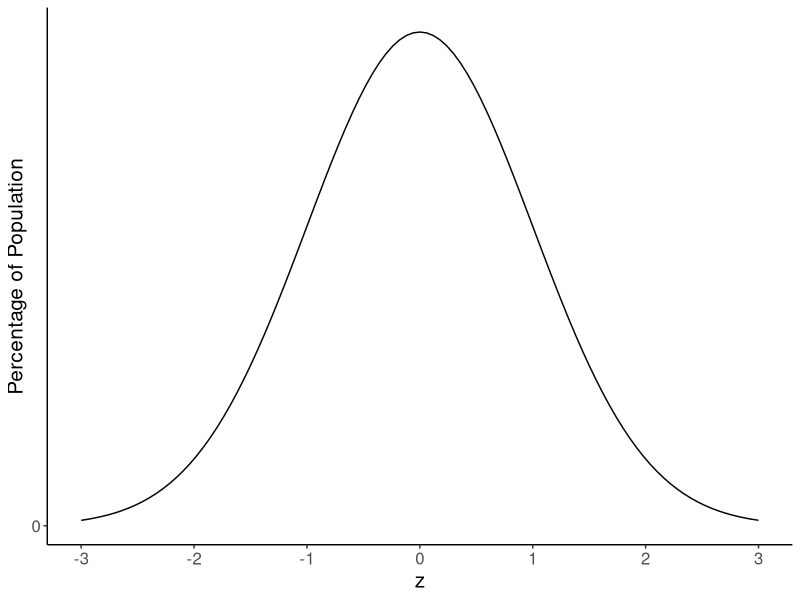
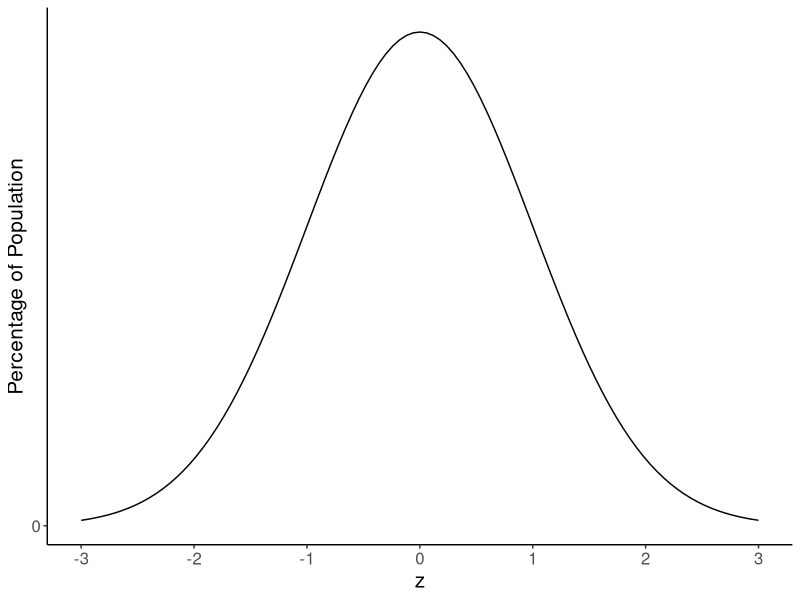
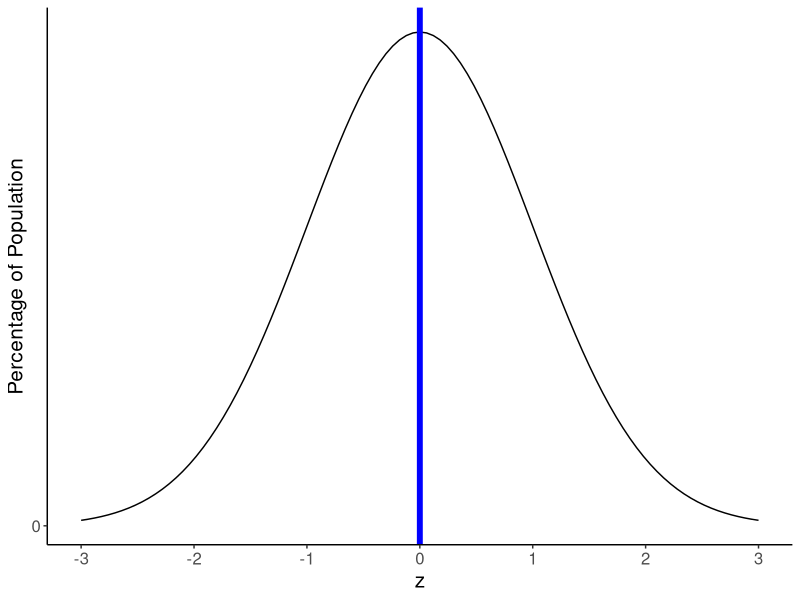
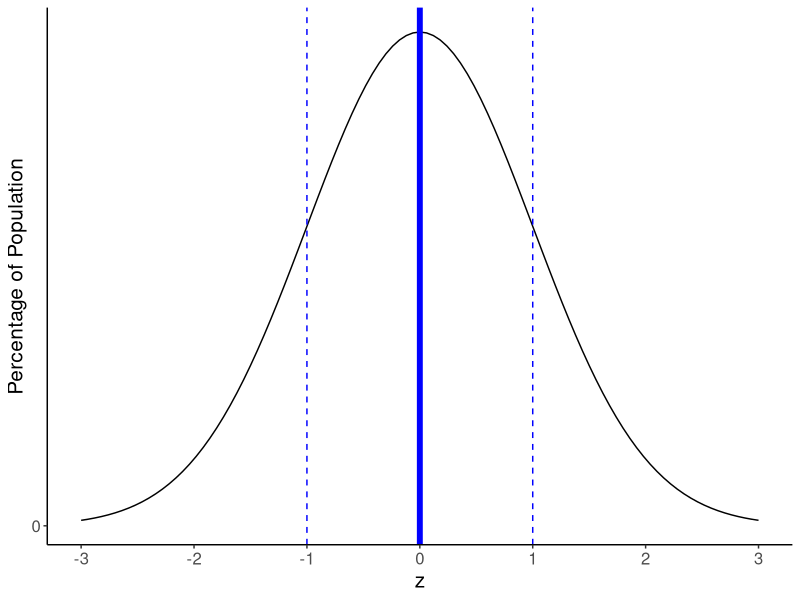

Generate these figures, in order, with R: (Note: this script raises an error after producing the figures.)
## ---- chunk 1
knitr::opts_chunk$set(echo = FALSE, message = FALSE, warning = FALSE)
knitr::opts_knit$set(root.dir = normalizePath('../'))

library(knitr) # Required for knitting
library(tidyverse) # Required for data cleaning
library(ggplot2) # Required for plots
## ---- chunk 2
# Import data
data <- read.csv(file="data/data.csv", header = TRUE, stringsAsFactors = FALSE)

# Delete two unnecessary additional header rows from Qualtrics export
data <- data[-which(data$StartDate == "Start Date"), ] # Repeated header row with column names
data <- data[-1,] # Header row with Qualtrics code in curly brackets

# Convert columns to numeric
data.num <- grep("bfi", colnames(data))
data.num <- append(data.num, grep("rfq", colnames(data)))
data.num <- append(data.num, grep("rmq", colnames(data)))
data.num <- append(data.num, grep("mfq", colnames(data)))
data.num <- append(data.num, grep("rtq", colnames(data)))
data.num <- append(data.num, grep("ai", colnames(data)))
data.num <- append(data.num, grep("mb", colnames(data)))
data.num <- append(data.num, grep("catdog", colnames(data)))
data.num <- append(data.num, grep("teacoffee", colnames(data)))
data.num <- append(data.num, grep("penpencil", colnames(data)))
data.num <- append(data.num, grep("attnchk", colnames(data)))
data[data.num] <- lapply(data[data.num], as.numeric) # Convert columns from character to numeric
rm(data.num) # Clear data.num from workspace as it is no longer needed

# Removing "@columbia.edu" where it appears in UNI field
data$uni <- str_remove(data$uni, "@columbia.edu")

# Renaming and ordering factor levels where appropriate
data$gender[data$gender == "1"] <- "male"
data$gender[data$gender == "2"] <- "female"
data$gender[data$gender == "3"] <- "other"
data$gender <- as.factor(data$gender)

data$language[data$language == "1"] <- "english"
data$language[data$language == "2"] <- "spanish"
data$language[data$language == "3"] <- "other"
data$language <- as.factor(data$language)

data$ethnicity[!(data$ethnicity == "1" | data$ethnicity == "2" | data$ethnicity == "3" |
                  data$ethnicity == "4" | data$ethnicity == "5" | data$ethnicity == "6" |
                  data$ethnicity == "7" | is.na(data$ethnicity) == TRUE)] <- "multi"
data$ethnicity[data$ethnicity == "1"] <- "amerindian"
data$ethnicity[data$ethnicity == "2"] <- "asian"
data$ethnicity[data$ethnicity == "3"] <- "black"
data$ethnicity[data$ethnicity == "4"] <- "hispanic"
data$ethnicity[data$ethnicity == "5"] <- "pacislander"
data$ethnicity[data$ethnicity == "6"] <- "white"
data$ethnicity[data$ethnicity == "7"] <- "other"
data$ethnicity <- as.factor(data$ethnicity)

data$education[data$education == "0"] <- "none"
data$education[data$education == "1"] <- "elementary"
data$education[data$education == "2"] <- "somehs"
data$education[data$education == "3"] <- "highschool"
data$education[data$education == "4"] <- "somecollege"
data$education[data$education == "5"] <- "associates"
data$education[data$education == "6"] <- "bachelors"
data$education[data$education == "7"] <- "masters"
data$education[data$education == "8"] <- "doctorate"
data$education <- as.factor(data$education)
data$education <- factor(data$education, ordered = TRUE, levels = c("none", "elementary", "somehs", "highschool", "somecollege", "associates", "bachelors", "masters", "doctorate"))

# In study, location presented as home state
data$location[data$location == "Prefer not to answer"] <- NA
data$location[data$location == "2"] <- "NotInUS"
data$location[data$location == "3"] <- "AL"
data$location[data$location == "4"] <- "AK"
data$location[data$location == "5"] <- "AS"
data$location[data$location == "6"] <- "AZ"
data$location[data$location == "7"] <- "AR"
data$location[data$location == "8"] <- "CA"
data$location[data$location == "58"] <- "CO"
data$location[data$location == "9"] <- "CT"
data$location[data$location == "10"] <- "DE"
data$location[data$location == "59"] <- "DC"
data$location[data$location == "12"] <- "FL"
data$location[data$location == "13"] <- "GA"
data$location[data$location == "14"] <- "GU"
data$location[data$location == "15"] <- "HI"
data$location[data$location == "16"] <- "ID"
data$location[data$location == "65"] <- "IL"
data$location[data$location == "66"] <- "IN"
data$location[data$location == "67"] <- "IA"
data$location[data$location == "68"] <- "KS"
data$location[data$location == "69"] <- "KY"
data$location[data$location == "70"] <- "LA"
data$location[data$location == "71"] <- "ME"
data$location[data$location == "72"] <- "MD"
data$location[data$location == "73"] <- "MA"
data$location[data$location == "74"] <- "MI"
data$location[data$location == "75"] <- "MN"
data$location[data$location == "76"] <- "MS"
data$location[data$location == "105"] <- "MO"
data$location[data$location == "77"] <- "MT"
data$location[data$location == "78"] <- "NE"
data$location[data$location == "79"] <- "NV"
data$location[data$location == "80"] <- "NH"
data$location[data$location == "81"] <- "NJ"
data$location[data$location == "82"] <- "NM"
data$location[data$location == "83"] <- "NY"
data$location[data$location == "84"] <- "NC"
data$location[data$location == "85"] <- "ND"
data$location[data$location == "86"] <- "MP"
data$location[data$location == "87"] <- "OH"
data$location[data$location == "88"] <- "OK"
data$location[data$location == "89"] <- "OR"
data$location[data$location == "90"] <- "PA"
data$location[data$location == "91"] <- "PR"
data$location[data$location == "92"] <- "RI"
data$location[data$location == "93"] <- "SC"
data$location[data$location == "94"] <- "SD"
data$location[data$location == "95"] <- "TN"
data$location[data$location == "96"] <- "TX"
data$location[data$location == "97"] <- "VI"
data$location[data$location == "98"] <- "UT"
data$location[data$location == "99"] <- "VT"
data$location[data$location == "100"] <- "VA"
data$location[data$location == "101"] <- "WA"
data$location[data$location == "102"] <- "WV"
data$location[data$location == "103"] <- "WI"
data$location[data$location == "104"] <- "WY"
data$location <- as.factor(data$location)

# Rescaling second group of MFQ items from 1-6 to 0-5
data$mfqcont_1 <- data$mfqcont_1 - 1
data$mfqcont_2 <- data$mfqcont_2 - 1
data$mfqcont_3 <- data$mfqcont_3 - 1
data$mfqcont_4 <- data$mfqcont_4 - 1
data$mfqcont_5 <- data$mfqcont_5 - 1
data$mfqcont_6 <- data$mfqcont_6 - 1
data$mfqcont_7 <- data$mfqcont_7 - 1
data$mfqcont_8 <- data$mfqcont_8 - 1
data$mfqcont_9 <- data$mfqcont_9 - 1
data$mfqcont_10 <- data$mfqcont_10 - 1
data$mfqcont_11 <- data$mfqcont_11 - 1
data$mfqcont_12 <- data$mfqcont_12 - 1
data$mfqcont_13 <- data$mfqcont_13 - 1
data$mfqcont_14 <- data$mfqcont_14 - 1
data$mfqcont_15 <- data$mfqcont_15 - 1
data$mfqcont_16 <- data$mfqcont_16 - 1

# Renaming MFQ items for easier calculation
data <- rename(data, mfq_17 = mfqcont_1, mfq_18 = mfqcont_2, mfq_19 = mfqcont_3, mfq_20 = mfqcont_4,
              mfq_21 = mfqcont_5, mfq_22 = mfqcont_6, mfq_23 = mfqcont_7, mfq_24 = mfqcont_8,
              mfq_25 = mfqcont_9, mfq_26 = mfqcont_10, mfq_27 = mfqcont_11, mfq_28 = mfqcont_12,
              mfq_29 = mfqcont_13, mfq_30 = mfqcont_14, mfq_31 = mfqcont_15, mfq_32 = mfqcont_16)

# Recoding fun measures for easier calculation
data$mb_1 <- recode(data$mb_1, "1" = "beach", "2" = "mountain")
data$mb_2 <- recode(data$mb_2, "1" = "mountain", "2" = "beach")
data$mb_3 <- recode(data$mb_3, "1" = "beach", "2" = "mountain")
data$mb_4 <- recode(data$mb_4, "1" = "mountain", "2" = "beach")
data$mb_5 <- recode(data$mb_5, "1" = "beach", "2" = "mountain")
data$mb_6 <- recode(data$mb_6, "1" = "mountain", "2" = "beach")
data$mb_1 <- recode(data$mb_1, "beach" = 1, "mountain" = 0) # mountain = 0, beach = 1
data$mb_2 <- recode(data$mb_2, "beach" = 1, "mountain" = 0) # mountain = 0, beach = 1
data$mb_3 <- recode(data$mb_3, "beach" = 1, "mountain" = 0) # mountain = 0, beach = 1
data$mb_4 <- recode(data$mb_4, "beach" = 1, "mountain" = 0) # mountain = 0, beach = 1
data$mb_5 <- recode(data$mb_5, "beach" = 1, "mountain" = 0) # mountain = 0, beach = 1
data$mb_6 <- recode(data$mb_6, "beach" = 1, "mountain" = 0) # mountain = 0, beach = 1
data$catdog.d <- recode(data$catdog, `1` = 0, `2` = 1) # cat = 0, dog = 1
data$catdog <- recode(data$catdog, `1` = "Cat", `2` = "Dog") # cat = 0, dog = 1
data$teacoffee.d <- recode(data$teacoffee, `1` = 0, `2` = 1) # tea = 0, coffee = 1
data$teacoffee <- recode(data$teacoffee, `1` = "Tea", `2` = "Coffee") # tea = 0, coffee = 1

##### CALCULATE SCALE SCORES

### BIG FIVE

# Extraversion: 1, 6R, 11, 16, 21R, 26, 31R, 36 (8 items)
data$extraversion <- (data$bfi_1 + (6-data$bfi_6) + data$bfi_11 + data$bfi_16 +
                       (6-data$bfi_21) + data$bfi_26 + (6-data$bfi_31) + data$bfi_36) / 8

# Agreeableness: 2R, 7, 12R, 17, 22, 27R, 32, 37R, 42 (9 items)
data$agreeableness <- ((6-data$bfi_2) + data$bfi_7 + (6-data$bfi_12) + data$bfi_17 + data$bfi_22 +
                        (6-data$bfi_27) + data$bfi_32 + (6-data$bfi_37) + data$bfi_42) / 9


# Conscientiousness: 3, 8R, 13, 18R, 23R, 28, 33, 38, 43R (9 items)
data$conscientiousness <- (data$bfi_3 + (6-data$bfi_8) + data$bfi_13 + (6-data$bfi_18) +
                            (6-data$bfi_23) + data$bfi_28 + data$bfi_33 + data$bfi_38 +
                            (6-data$bfi_43)) / 9

# Neuroticism: 4, 9R, 14, 19, 24R, 29, 34R, 39 (8 items)
data$neuroticism <- (data$bfi_4 + (6-data$bfi_9) + data$bfi_14 + data$bfi_19 +
                      (6-data$bfi_24) + data$bfi_29 + (6-data$bfi_34) + data$bfi_39) / 8

# Openness: 5, 10, 15, 20, 25, 30, 35R, 40, 41R, 44 (10 items)
data$openness <- (data$bfi_5 + data$bfi_10 + data$bfi_15 + data$bfi_20 + data$bfi_25 +
                   data$bfi_30 + (6-data$bfi_35) + data$bfi_40 + (6-data$bfi_41) +
                   data$bfi_44) / 10

### REGULULATORY FOCUS QUESTIONNAIRE

# Promotion
data$prom <- ((6-data$rfq_1) + data$rfq_3 + data$rfq_7 + (6-data$rfq_9) + data$rfq_10 + (6-data$rfq_11)) / 6

# Prevention
data$prev <- ((6-data$rfq_2) + (6-data$rfq_4) + data$rfq_5 + (6-data$rfq_6) + (6-data$rfq_8)) / 5

### REGULATORY MODE QUESTIONNAIRE

# Assessment
data$ass <- ((7-data$rmq_2) + data$rmq_6 + data$rmq_7 + data$rmq_9 + (7-data$rmq_10) + data$rmq_11 +
            data$rmq_15 + data$rmq_19 + data$rmq_20 + data$rmq_22 + (7-data$rmq_27) + data$rmq_30) / 12

# Locomotion
data$loc <- (data$rmq_1 + data$rmq_3 + data$rmq_4 + data$rmq_5 + data$rmq_8 + data$rmq_16 + data$rmq_21 +
            data$rmq_25 + data$rmq_28 + data$rmq_29 + (7-data$rmq_13) + (7-data$rmq_24)) / 12

### MORAL FOUNDATIONS QUESTIONNAIRE

# Harm/Care: 1, 7, 12, 17, 23, 28
data$harmcare <- data$mfq_1 + data$mfq_7 + data$mfq_12 + data$mfq_17 + data$mfq_23 + data$mfq_28

# Fairness/Reciprocity: 2, 8, 13, 18, 24, 29
data$fairrec <-  data$mfq_2 + data$mfq_8 + data$mfq_13 + data$mfq_18 + data$mfq_24 + data$mfq_29

# Ingroup/Loyalty: 3, 9, 14, 19, 25, 30
data$ingrployal <-  data$mfq_3 + data$mfq_9 + data$mfq_14 + data$mfq_19 + data$mfq_25 + data$mfq_30

# Authority/Respect: 4, 10, 15, 20, 26, 31
data$authresp <-  data$mfq_4 + data$mfq_10 + data$mfq_15 + data$mfq_20 + data$mfq_26 + data$mfq_31

# Purity/Sanctity: 5, 11, 16, 21, 27, 32
data$puresanc <-  data$mfq_5 + data$mfq_11 + data$mfq_16 + data$mfq_21 + data$mfq_27 + data$mfq_32

### RELATIONSHIP THEORIES QUESTIONNAIRE

# Soulmate: 1, 2, 3, 4, 5, 6R, 7, 8R, 9, 10, 11
data$soulmate <- (data$rtq_1 + data$rtq_2 + data$rtq_3 + data$rtq_4 + data$rtq_5 + (8-data$rtq_6) +
                 data$rtq_7 + (8-data$rtq_8) + data$rtq_9 + data$rtq_10 + data$rtq_11) / 11

# Work-it-out: 12, 13, 14, 15, 16, 17, 18, 19, 20
data$workitout <- (data$rtq_12 + data$rtq_13 + data$rtq_14 + data$rtq_15 + data$rtq_16 + data$rtq_17 +
                  data$rtq_18 + data$rtq_19 + data$rtq_20) / 9

### ASPIRATION INDEX

# Self-acceptance: 8, 16, 23, 35
data$selfaccept.raw <- (data$ai_imp_8 + data$ai_imp_16 + data$ai_imp_23 + data$ai_imp_35) / 4

# Affiliation: 9, 14, 18, 30, 40
data$affil.raw <- (data$ai_imp_9 + data$ai_imp_14 + data$ai_imp_18 + data$ai_imp_30 + data$ai_imp_40) / 5

# Community feeling: 6, 19, 27, 32, 39
data$commflg.raw <- (data$ai_imp_6 + data$ai_imp_19 + data$ai_imp_27 + data$ai_imp_32 + data$ai_imp_39) / 5

# Physical fitness: 1, 7, 24, 31
data$physfit.raw <- (data$ai_imp_1 + data$ai_imp_7 + data$ai_imp_24 + data$ai_imp_31) / 4

# Financial success: 4, 12, 25, 37
data$finsucc.raw <- (data$ai_imp_4 + data$ai_imp_12 + data$ai_imp_25 + data$ai_imp_37) / 4

# Attractive appearance: 3, 10, 22, 28, 42
data$attractive.raw <- (data$ai_imp_3 + data$ai_imp_10 + data$ai_imp_22 + data$ai_imp_28 + data$ai_imp_42) / 5

# Social recognition: 2, 5, 15, 29, 38
data$socrec.raw <- (data$ai_imp_2 + data$ai_imp_5 + data$ai_imp_15 + data$ai_imp_29 + data$ai_imp_38) / 5

# Computing average across all AI subscales
data$ai.avg <- (data$selfaccept.raw + data$affil.raw + data$commflg.raw + data$physfit.raw + data$finsucc.raw + 
               data$attractive.raw + data$socrec.raw) / 7

# Relative importance

# Self-acceptance
data$selfaccept <- data$selfaccept.raw - data$ai.avg

# Affiliation
data$affil <- data$affil.raw - data$ai.avg

# Community feeling
data$commflg <- data$commflg.raw - data$ai.avg

# Physical fitness
data$physfit <- data$physfit.raw - data$ai.avg

# Financial success
data$finsucc <- data$finsucc.raw - data$ai.avg

# Attractive appearance
data$attractive <- data$attractive.raw - data$ai.avg

# Social recognition
data$socrec <- data$socrec.raw - data$ai.avg

# Intrinsic aspirations
data$intrinsic <- (data$selfaccept + data$affil + data$commflg + data$physfit) / 4

# Extrinsic aspirations
data$extrinsic <- (data$finsucc + data$attractive + data$socrec) / 3

### FUN MEASURES

# Proportion of beach (vs. mountain)
data$beach.prop <- (data$mb_1 + data$mb_2 + data$mb_3 + data$mb_4 + data$mb_5 + data$mb_6) / 6
data <- data %>%
  mutate(beach = case_when(is.na(beach.prop) ~ "No Preference",
    (beach.prop > .5) ~ "Beach",
    (beach.prop < .5) ~ "Mountain",
    (beach.prop == .5) ~ "No Preference"))

##### GENERATE CLASS SUMMARY STATISTICS

### BIG FIVE

# Extraversion
extraversion.mean <- mean(data$extraversion, na.rm = TRUE)
extraversion.sd <- sd(data$extraversion, na.rm = TRUE)

# Agreeableness
agreeableness.mean <- mean(data$agreeableness, na.rm = TRUE)
agreeableness.sd <- sd(data$agreeableness, na.rm = TRUE)

# Conscientiousness
conscientiousness.mean <- mean(data$conscientiousness, na.rm = TRUE)
conscientiousness.sd <- sd(data$conscientiousness, na.rm = TRUE)

# Neuroticism
neuroticism.mean <- mean(data$neuroticism, na.rm = TRUE)
neuroticism.sd <- sd(data$neuroticism, na.rm = TRUE)

# Openness
openness.mean <- mean(data$openness, na.rm = TRUE)
openness.sd <- sd(data$openness, na.rm = TRUE)

### REGULULATORY FOCUS QUESTIONNAIRE

# Promotion
prom.mean <- mean(data$prom, na.rm = TRUE)
prom.sd <- sd(data$prom, na.rm = TRUE)

# Prevention
prev.mean <- mean(data$prev, na.rm = TRUE)
prev.sd <- sd(data$prev, na.rm = TRUE)

### REGULATORY MODE QUESTIONNAIRE

# Locomotion
loc.mean <- mean(data$loc, na.rm = TRUE)
loc.sd <- sd(data$loc, na.rm = TRUE)

# Assessment
ass.mean <- mean(data$ass, na.rm = TRUE)
ass.sd <- sd(data$ass, na.rm = TRUE)

### MORAL FOUNDATIONS QUESTIONNAIRE

# Harm/Care
harmcare.mean <- mean(data$harmcare, na.rm = TRUE)
harmcare.sd <- sd(data$harmcare, na.rm = TRUE)

# Fairness/Reciprocity
fairrec.mean <- mean(data$fairrec, na.rm = TRUE)
fairrec.sd <- sd(data$fairrec, na.rm = TRUE)

# Ingroup/Loyalty
ingrployal.mean <- mean(data$ingrployal, na.rm = TRUE)
ingrployal.sd <- sd(data$ingrployal, na.rm = TRUE)

# Authority/Respect
authresp.mean <- mean(data$authresp, na.rm = TRUE)
authresp.sd <- sd(data$authresp, na.rm = TRUE)

# Purity/Sanctity
puresanc.mean <- mean(data$puresanc, na.rm = TRUE)
puresanc.sd <- sd(data$puresanc, na.rm = TRUE)

### RELATIONSHIP THEORIES QUESTIONNAIRE

# Soulmate
soulmate.mean <- mean(data$soulmate, na.rm = TRUE)
soulmate.sd <- sd(data$soulmate, na.rm = TRUE)

# Work-it-out
workitout.mean <- mean(data$workitout, na.rm = TRUE)
workitout.sd <- sd(data$workitout, na.rm = TRUE)

### ASPIRATION INDEX

# Self-acceptance (raw)
selfaccept.raw.mean <- mean(data$selfaccept.raw, na.rm = TRUE)
selfaccept.raw.sd <- sd(data$selfaccept.raw, na.rm = TRUE)

# Affiliation (raw)
affil.raw.mean <- mean(data$affil.raw, na.rm = TRUE)
affil.raw.sd <- sd(data$affil.raw, na.rm = TRUE)

# Community feeling (raw)
commflg.raw.mean <- mean(data$commflg.raw, na.rm = TRUE)
commflg.raw.sd <- sd(data$commflg.raw, na.rm = TRUE)

# Physical fitness (raw)
physfit.raw.mean <- mean(data$physfit.raw, na.rm = TRUE)
physfit.raw.sd <- sd(data$physfit.raw, na.rm = TRUE)

# Financial success (raw)
finsucc.raw.mean <- mean(data$finsucc.raw, na.rm = TRUE)
finsucc.raw.sd <- sd(data$finsucc.raw, na.rm = TRUE)

# Attractive appearance (raw)
attractive.raw.mean <- mean(data$attractive.raw, na.rm = TRUE)
attractive.raw.sd <- sd(data$attractive.raw, na.rm = TRUE)

# Social recognition (raw)
socrec.raw.mean <- mean(data$socrec.raw, na.rm = TRUE)
socrec.raw.sd <- sd(data$socrec.raw, na.rm = TRUE)

# Computing average across all AI subscales
ai.avg.mean <- (selfaccept.raw.mean + affil.raw.mean + commflg.raw.mean + physfit.raw.mean + finsucc.raw.mean + 
                attractive.raw.mean + socrec.raw.mean) / 7

## Relative importance

# Self-acceptance
selfaccept.mean <- selfaccept.raw.mean - ai.avg.mean

# Affiliation
affil.mean <- affil.raw.mean - ai.avg.mean

# Community feeling
commflg.mean <- commflg.raw.mean - ai.avg.mean

# Physical fitness
physfit.mean <- physfit.raw.mean - ai.avg.mean

# Financial success
finsucc.mean <- finsucc.raw.mean - ai.avg.mean

# Attractive appearance
attractive.mean <- attractive.raw.mean - ai.avg.mean

# Social recognition
socrec.mean <- socrec.raw.mean - ai.avg.mean

# Intrinsic aspirations
intrinsic.mean <- (selfaccept.mean + affil.mean + commflg.mean + physfit.mean) / 4

# Extrinsic aspirations
extrinsic.mean <- (finsucc.mean + attractive.mean + socrec.mean) / 3

### FUN MEASURES

# Proportion of beach (vs. mountain) responses
beach.prop.mean <- mean(data$beach.prop, na.rm = TRUE)
beach.prop.sd <- sd(data$beach.prop, na.rm = TRUE)

# Proportion of beach (vs. mountain) classmates
beach.prop <- (data %>% filter(beach == "Beach") %>% nrow()) / (data %>% nrow())
mountain.prop <- (data %>% filter(beach == "Mountain") %>% nrow()) / (data %>% nrow())
nopref.prop <- (data %>% filter(beach == "No Preference") %>% nrow()) / (data %>% nrow())

# Proportion of coffee (vs. tea) classmates
coffee.mean <- mean(data$teacoffee.d, na.rm = TRUE)

# Proportion of dog (vs. cat) classmates
dog.mean <- mean(data$catdog.d, na.rm = TRUE)

##### GENERATE CLASS PLOTS

### BIG FIVE

# Extraversion plot
extraversion.plot <- data %>% ggplot(aes(x = extraversion)) +
  coord_cartesian(xlim = c(1, 5)) +
  geom_histogram(binwidth = .5, boundary = 0, alpha = .5) +
  labs(x="Extraversion (1 = Low; 5 = High)", y = "Frequency in Class") +
  theme_classic()

# Agreeableness plot
agreeableness.plot <- data %>% ggplot(aes(x = agreeableness)) +
  coord_cartesian(xlim = c(1, 5)) +
  geom_histogram(binwidth = .5, boundary = 0, alpha = .5) +
  labs(x="Agreeableness (1 = Low; 5 = High)", y = "Frequency in Class") +
  theme_classic()

# Conscientiousness plot
conscientiousness.plot <- data %>% ggplot(aes(x = conscientiousness)) +
  coord_cartesian(xlim = c(1, 5)) +
  geom_histogram(binwidth = .5, boundary = 0, alpha = .5) +
  labs(x="Conscientiousness (1 = Low; 5 = High)", y = "Frequency in Class") +
  theme_classic()

# Neuroticism plot
neuroticism.plot <- data %>% ggplot(aes(x = neuroticism)) +
  coord_cartesian(xlim = c(1, 5)) +
  geom_histogram(binwidth = .5, boundary = 0, alpha = .5) +
  labs(x="Neuroticism (1 = Low; 5 = High)", y = "Frequency in Class") +
  theme_classic()

# Openness plot
openness.plot <- data %>% ggplot(aes(x = openness)) +
  coord_cartesian(xlim = c(1, 5)) +
  geom_histogram(binwidth = .5, boundary = 0, alpha = .5) +
  labs(x="Openness (1 = Low; 5 = High)", y = "Frequency in Class") +
  theme_classic()

### REGULULATORY FOCUS QUESTIONNAIRE

rfqnames <- c("Promotion Pride", "Prevention Pride")
rfqmeans <- c(prom.mean, prev.mean)
rfqsummary <- data.frame(cbind(rfqnames, rfqmeans))
rfqsummary$rfqmeans <- as.numeric(as.character(rfqsummary$rfqmeans))

rfq.plot <- ggplot(data = rfqsummary, aes(x = rfqnames, y = rfqmeans)) +
  geom_col(alpha = .5) +
  labs(x = NULL, y = "Regulatory Focus Pride\n(1 = Low; 5 = High)") +
  coord_cartesian(ylim = c(.5, 5)) +
  theme_classic()

### REGULATORY MODE QUESTIONNAIRE

rmqnames <- c("Assessment", "Locomotion")
rmqmeans <- c(ass.mean, loc.mean)
rmqsummary <- data.frame(cbind(rmqnames, rmqmeans))
rmqsummary$rmqmeans <- as.numeric(as.character(rmqsummary$rmqmeans))

rmq.plot <- ggplot(data = rmqsummary, aes(x = rmqnames, y = rmqmeans)) +
  geom_col(alpha = .5) +
  labs(x = NULL, y = "Regulatory Mode\n(1 = Low; 6 = High)") +
  coord_cartesian(ylim = c(.5, 6)) +
  theme_classic()

### MORAL FOUNDATIONS QUESTIONNAIRE

mfqnames <- c("Care/Harm", "Fairness/Cheating", "Loyalty/Betrayal", "Authority/Subversion", "Sanctity/Degradation")
mfqmeans <- c(harmcare.mean, fairrec.mean, ingrployal.mean, authresp.mean, puresanc.mean)
mfqsummary <- data.frame(cbind(mfqnames, mfqmeans))
mfqsummary$mfqnames <- factor(mfqsummary$mfqnames, ordered = TRUE, levels = c("Care/Harm", "Fairness/Cheating",
                                                                              "Loyalty/Betrayal", "Authority/Subversion",
                                                                              "Sanctity/Degradation"))
mfqsummary$mfqmeans <- as.numeric(as.character(mfqsummary$mfqmeans))

mfq.plot <- ggplot(data = mfqsummary, aes(x = mfqnames, y = mfqmeans)) +
  geom_col(alpha = .5) +
  labs(x = NULL, y = "Moral Foundation Strength\n(0 = Low; 30 = High)") +
  coord_cartesian(ylim = c(0, 30)) +
  theme_classic()

### RELATIONSHIP THEORIES QUESTIONNAIRE

rtqnames <- c("Soulmate", "Work-It-Out")
rtqmeans <- c(soulmate.mean, workitout.mean)
rtqsummary <- data.frame(cbind(rtqnames, rtqmeans))
rtqsummary$rtqmeans <- as.numeric(as.character(rtqsummary$rtqmeans))

rtq.plot <- ggplot(data = rtqsummary, aes(x = rtqnames, y = rtqmeans)) +
  geom_col(alpha = .5) +
  labs(x = NULL, y = "Relationship Theory Endorsement\n(1 = Low; 7 = High)") +
  coord_cartesian(ylim = c(.5, 7)) +
  theme_classic()

### ASPIRATION INDEX

# Relative Importance of All Aspirations

ainames <- c("Self-Acceptance", "Affiliation", "Community Feeling", "Physical Fitness", "Financial Success",
             "Attractive Appearance", "Social Recognition")
aimeans <- c(selfaccept.mean, affil.mean, commflg.mean, physfit.mean, finsucc.mean, attractive.mean, socrec.mean)
aitype <- c("Intrinsic", "Intrinsic", "Intrinsic", "Intrinsic", "Extrinsic", "Extrinsic", "Extrinsic")
aisummary <- data.frame(cbind(ainames, aimeans, aitype))
aisummary$ainames <- factor(aisummary$ainames, ordered = TRUE, levels = c("Self-Acceptance", "Affiliation", "Community Feeling", "Physical Fitness", "Financial Success",
                                                                          "Attractive Appearance", "Social Recognition"))
aisummary$aimeans <- as.numeric(as.character(aisummary$aimeans))

ai.plot <- ggplot(data = aisummary, aes(x = ainames, y = aimeans)) +
  geom_col(alpha = .5, aes(fill = aitype)) +
  scale_fill_manual(name = "Aspiration Type", values = c("Extrinsic" = "forestgreen", "Intrinsic" = "blue")) +
  geom_hline(aes(yintercept = 0)) +
  labs(x = NULL, y = "Relative Importance of Domain\n(0 = Average Across Domains)") +
  theme_classic() +
  theme(axis.text.x = element_text(angle = 45, vjust = 1, hjust = 1))

# Relative Importance of Intrinsic vs. Extrinsic Aspirations

inexnames <- c("Intrinsic", "Extrinsic")
inexmeans <- c(intrinsic.mean, extrinsic.mean)
inexsummary <- data.frame(cbind(inexnames, inexmeans))
inexsummary$inexnames <- factor(inexsummary$inexnames, ordered = TRUE, levels = c("Intrinsic", "Extrinsic"))
inexsummary$inexmeans <- as.numeric(as.character(inexsummary$inexmeans))

inex.plot <- ggplot(data = inexsummary, aes(x = inexnames, y = inexmeans)) +
  geom_col(alpha = .5, aes(fill = inexnames)) +
  scale_fill_manual(name = "Aspiration Type", values = c("Extrinsic" = "forestgreen", "Intrinsic" = "blue")) +
  geom_hline(aes(yintercept = 0)) +
  labs(x = NULL, y = "Relative Importance of Domain\n(0 = Average Across Domains)") +
  theme_classic()

### FUN MEASURES

# Proportion of beach (vs. mountain)
beach.plot <- data %>% subset(!is.na(beach)) %>% ggplot(aes(x = "", fill = factor(beach))) +
  geom_bar(width = 1) +
  coord_polar("y", start = 0) +
  scale_fill_manual(name = "Preferred\nDestination", values = c("Beach" = "turquoise", "Mountain" = "forestgreen", "No Preference" = "gray")) +
  theme_void()

# Proportion of coffee (vs. tea)
coffee.plot <- data %>% subset(!is.na(teacoffee)) %>% ggplot(aes(x = "", fill = factor(teacoffee))) +
  geom_bar(width = 1) +
  coord_polar("y", start = 0) +
  scale_fill_manual(name = "Preferred\nBeverage", values = c("Coffee" = "#331a00", "Tea" = "darkorange3")) +
  theme_void()

# Proportion of dog (vs. cat)
dog.plot <- data %>% subset(!is.na(catdog)) %>% ggplot(aes(x = "", fill = factor(catdog))) +
  geom_bar(width = 1) +
  coord_polar("y", start = 0) +
  scale_fill_manual(name = "Preferred\nPet", values = c("Cat" = "gray50", "Dog" = "chocolate4")) +
  theme_void()
## ---- chunk 3
ggplot(data = data.frame(x = c(-3, 3)), aes(x)) +
  stat_function(fun = dnorm, n = 101, args = list(mean = 0, sd = 1)) +
  xlab("z") +
  ylab("Percentage of Population") +
  scale_x_continuous(breaks = c(-3, -2, -1, 0, 1, 2, 3)) +
  scale_y_continuous(breaks = 0) +
  theme_classic() +
  theme(text = element_text(size = 15))
## ---- chunk 4
ggplot(data = data.frame(x = c(-3, 3)), aes(x)) +
  stat_function(fun = dnorm, n = 101, args = list(mean = 0, sd = 1)) +
  xlab("z") +
  ylab("Percentage of Population") +
  scale_x_continuous(breaks = c(-3, -2, -1, 0, 1, 2, 3)) +
  scale_y_continuous(breaks = 0) +
  theme_classic() +
  theme(text = element_text(size = 15))
## ---- chunk 5
ggplot(data = data.frame(x = c(-3, 3)), aes(x)) +
  stat_function(fun = dnorm, n = 101, args = list(mean = 0, sd = 1)) +
  geom_vline(aes(xintercept = 0), color = 'blue', size = 2) +
  xlab("z") +
  ylab("Percentage of Population") +
  scale_x_continuous(breaks = c(-3, -2, -1, 0, 1, 2, 3)) +
  scale_y_continuous(breaks = 0) +
  theme_classic() +
  theme(text = element_text(size = 15))
## ---- chunk 6
ggplot(data = data.frame(x = c(-3, 3)), aes(x)) +
  stat_function(fun = dnorm, n = 101, args = list(mean = 0, sd = 1)) +
  geom_vline(aes(xintercept = 0), color = 'blue', size = 2) +
  geom_vline(aes(xintercept = 1), color = 'blue', linetype = 'dashed') +
  geom_vline(aes(xintercept = -1), color = 'blue', linetype = 'dashed') +
  xlab("z") +
  ylab("Percentage of Population") +
  scale_x_continuous(breaks = c(-3, -2, -1, 0, 1, 2, 3)) +
  scale_y_continuous(breaks = 0) +
  theme_classic() +
  theme(text = element_text(size = 15))
## ---- chunk 7
knitr::include_graphics("img/normdist.png")
## ---- chunk 8
knitr::include_graphics("img/normdist_z-2.png")
## ---- chunk 9
knitr::include_graphics("img/normdist_z-1.png")
## ---- chunk 10
knitr::include_graphics("img/normdist_z0.png")
## ---- chunk 11
knitr::include_graphics("img/normdist_z1.png")
## ---- chunk 12
knitr::include_graphics("img/normdist_z2.png")
## ---- chunk 13
knitr::include_graphics("img/normdist_z3.png")
## ---- chunk 14
knitr::include_graphics("img/ztable.png")
## ---- chunk 15
extraversion.plot +
  geom_vline(aes(xintercept = extraversion.mean), color = 'blue', size = 2) +
  theme(text = element_text(size = 20), axis.title.y = element_text(margin = margin(t = 0, r = 10, b = 0, l = 0)), axis.title.x = element_text(margin = margin(t = 10, r = 0, b = 0, l = 0)))
## ---- chunk 16
agreeableness.plot +
  geom_vline(aes(xintercept = agreeableness.mean), color = 'blue', size = 2) +
  theme(text = element_text(size = 20), axis.title.y = element_text(margin = margin(t = 0, r = 10, b = 0, l = 0)), axis.title.x = element_text(margin = margin(t = 10, r = 0, b = 0, l = 0)))
## ---- chunk 17
conscientiousness.plot +
  geom_vline(aes(xintercept = conscientiousness.mean), color = 'blue', size = 2) +
  theme(text = element_text(size = 20), axis.title.y = element_text(margin = margin(t = 0, r = 10, b = 0, l = 0)), axis.title.x = element_text(margin = margin(t = 10, r = 0, b = 0, l = 0)))
## ---- chunk 18
neuroticism.plot +
  geom_vline(aes(xintercept = neuroticism.mean), color = 'blue', size = 2) +
  theme(text = element_text(size = 20), axis.title.y = element_text(margin = margin(t = 0, r = 10, b = 0, l = 0)), axis.title.x = element_text(margin = margin(t = 10, r = 0, b = 0, l = 0)))
## ---- chunk 19
openness.plot +
  geom_vline(aes(xintercept = openness.mean), color = 'blue', size = 2) +
  theme(text = element_text(size = 20), axis.title.y = element_text(margin = margin(t = 0, r = 10, b = 0, l = 0)), axis.title.x = element_text(margin = margin(t = 10, r = 0, b = 0, l = 0)))
## ---- chunk 20
rfq.plot +
  theme(text = element_text(size = 20), axis.title.y = element_text(margin = margin(t = 0, r = 10, b = 0, l = 0)), axis.title.x = element_text(margin = margin(t = 10, r = 0, b = 0, l = 0)))
## ---- chunk 21
rmq.plot +
  theme(text = element_text(size = 20), axis.title.y = element_text(margin = margin(t = 0, r = 10, b = 0, l = 0)), axis.title.x = element_text(margin = margin(t = 10, r = 0, b = 0, l = 0)))
## ---- chunk 22
mfq.plot +
  theme(text = element_text(size = 18), axis.title.y = element_text(margin = margin(t = 0, r = 10, b = 0, l = 0)), axis.title.x = element_text(margin = margin(t = 10, r = 0, b = 0, l = 0))) +
  theme(axis.text.x = element_text(angle = 45, vjust = 1, hjust = 1))
## ---- chunk 23
rtq.plot +
  theme(text = element_text(size = 20), axis.title.y = element_text(margin = margin(t = 0, r = 10, b = 0, l = 0)), axis.title.x = element_text(margin = margin(t = 10, r = 0, b = 0, l = 0)))
## ---- chunk 24
ai.plot +
  theme(text = element_text(size = 16), axis.title.y = element_text(margin = margin(t = 0, r = 10, b = 0, l = 0)), axis.title.x = element_text(margin = margin(t = 10, r = 0, b = 0, l = 0)))
## ---- chunk 25
beach.plot +
  theme(text = element_text(size = 18))
## ---- chunk 26
dog.plot +
  theme(text = element_text(size = 18))
## ---- chunk 27
coffee.plot +
  theme(text = element_text(size = 18))
